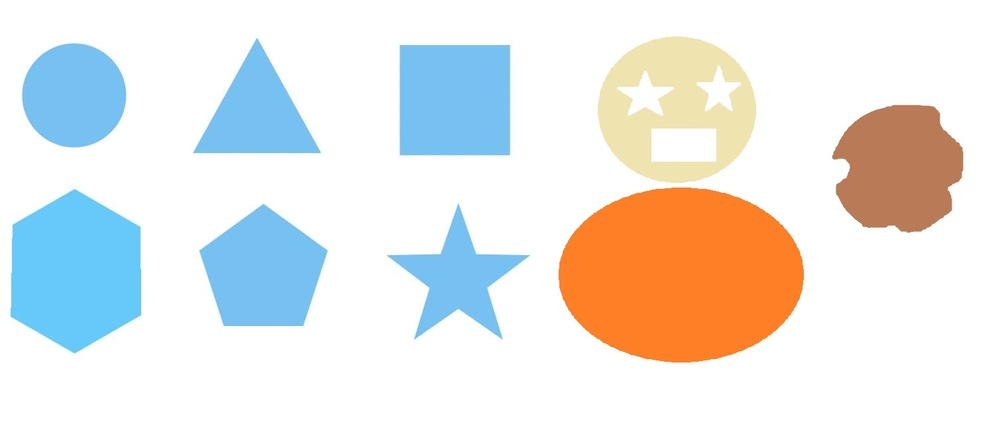
#> input picture img.jpg, 1000 x 442 px, shrunk from 1509 x 667 before the run, given in place of img.jpeg, which was not available
$ jupyter execute DS_Group_Project.ipynb   (text cells are left out)
#> lines starting #> are read from the running program, lines starting #| are printed output that depends on the picture; after the words box and inside, x2 and y2 are one past the last pixel; in counts of white or black regions, pixels touching at a corner belong together; long printed decimals are rounded; pictures that were not available may be replaced by others from this repository, and a replacement may not be noted
[cell 1]
import numpy as np                                                                            #*numpy library to work with arrays and associated mathematical functions*
import cv2                                                                                    #*open cv library to access computer vision algorithms*
import gdown                                                                                  #*gdown library to access files stored on gdrive*
from google.colab.patches import cv2_imshow                                                   #*importing cv2_imshow function to display the final image*
from IPython.display import Image                                                             #*importing Image function to display initial image*

[cell 2]
gdown.download('https://drive.google.com/uc?id=1x9V7PBSwajtpRfHRLbt6rXPKju7PtY_H', 'img.jpeg', quiet=False)
#> (this line was passed over: gdown is not available in this run)

[cell 3]
Image('img.jpeg')                                                                             #*intial image*

[cell 4]
img = cv2.imread('img.jpeg')                                                                  #*this code will input the image for detection*
#> img is the input picture: shape (442, 1000, 3); mean B, G, R 229.2, 232, 232.5
imgGrey = cv2.cvtColor(img, cv2.COLOR_BGR2GRAY)                                               #*passing the image and the conversion we want, which will be a gray scale
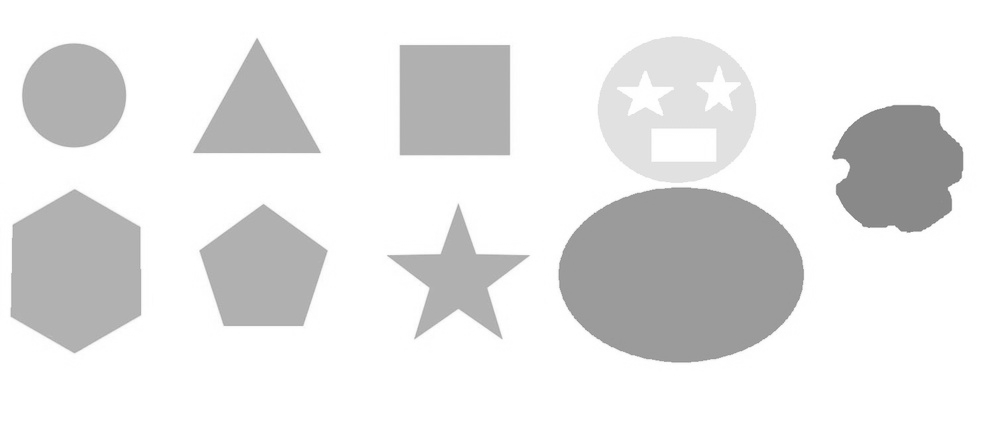
#> imgGrey: shape (442, 1000); min 121, max 255, mean 231.8
                                                                                              #image (converting the input image to gray image)*
thrash_type, thrash = cv2.threshold(imgGrey, 240, 250, cv2.THRESH_BINARY)                     #*this code will generate thresshold image by passing the grey scale image, threshold
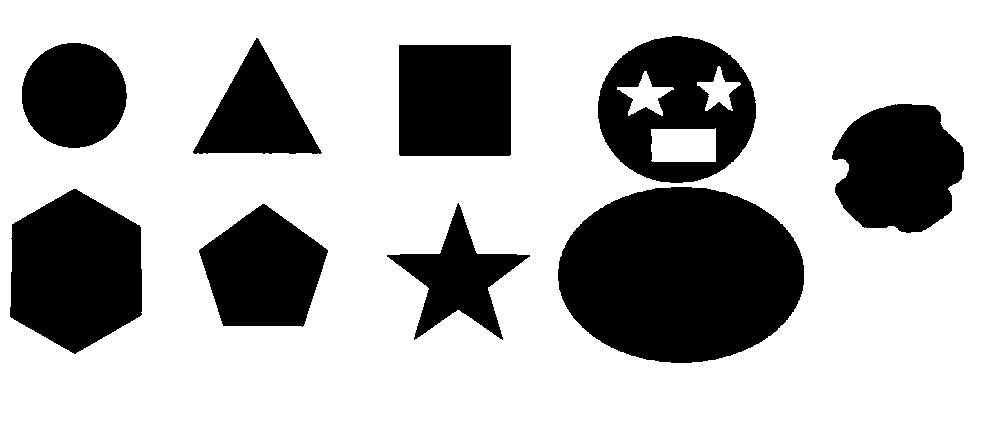
#> thrash: shape (442, 1000); values 0 (black) and 250 (white), 71.8% white; 9 black regions
                                                                                              #number pixels that don't meet the threshold requirement, and cv2.THRESH_BINARY
                                                                                              #function  and will also give us the threshold type through this function every pixel
                                                                                              # depending on its darkness will be converted to black and white or (0 or 1)*

[cell 5]
contours, hierarchy = cv2.findContours(thrash, cv2.RETR_TREE, cv2.CHAIN_APPROX_NONE)    #*detecting edges of the shape, here contour will store list of contours and
#> contours = 13 contours; largest, box (x1, y1, x2, y2) and area: (0, 0, 1000, 442) 440559, (557, 186, 805, 364) 34330, (597, 35, 757, 184) 18434, (9, 188, 143, 355) 16908, (831, 103, 965, 234) 13125
                                                                                        #hierarchy will store the relationship in between contours in the list*

#******************************* iteration code that will iterate through each contour to retrive coordinates of each provided shape ********************************************#

for contour in contours:

    epsilon = 0.01* cv2.arcLength(contour, True)                                        #*defining precission*
    approx = cv2.approxPolyDP(contour, epsilon, True)                                   #*aproximating the shape we want*

    cv2.drawContours(img, [approx], 0, (0, 0, 0), 5)                                    #*drawing contours with balck color and a thickness of 5 on screen*

    x = approx.ravel()[0]                                                               #*defining (x,y) coordinates of the contour where we want to put text (specifying the
    y = approx.ravel()[1] - 5                                                           #type of contour) on*


    txt_coord = (x,y)                                                                   #*variable defining the location of text on contour*
    txt_color = (0, 0, 0)                                                               #*variable defining text color (choosen balck)*
    txt_font = cv2.FONT_HERSHEY_COMPLEX                                                 #*varible defining the font of the text*

#_____________________________the below code will recognise the shapes depending on the amount of corners they have which will just be the length of approx______________________#

    if len(approx) == 3:

        cv2.putText(img, "Triangle", txt_coord, txt_font, 0.5, txt_color)               #*this function will put text on the specified coordinates reflecting that the
                                                                                        #particular contour is a traingle*
    elif len(approx) == 4 :

        x1 ,y1, w, h = cv2.boundingRect(approx)                                         #*finding width(w) and height(h) of the contour to calculate aspect ratio of the shape*
        aspectRatio = float(w)/h                                                        #*calculating aspect ratio of the shape to distinguish between square and rectangle*
        print("\n aspectRatio \n", aspectRatio)

        if aspectRatio >= 0.95 and aspectRatio <= 1.05:
          cv2.putText(img, "square", txt_coord, txt_font, 0.5, txt_color)

        else:
          cv2.putText(img, "rectangle", txt_coord, txt_font, 0.5, txt_color)

    elif len(approx) == 5:
        cv2.putText(img, "Pentagon", txt_coord, txt_font, 0.5, txt_color)

    elif len(approx) == 6:
        cv2.putText(img, "Hexagon", txt_coord, txt_font, 0.5, txt_color)

    elif len(approx) == 10:
        cv2.putText(img, "Star", txt_coord, txt_font, 0.5, txt_color)

    else:
        cv2.putText(img, "Circle", txt_coord, txt_font, 0.5, txt_color)
#> this loop made 13 passes
#> (epsilon, approx, x, y, x1, y1, w, h) on passes 1, 7, 11: (28.8, [[0, 0], [0, 441], [999, 441], [999, 0]], 0, -5, 0, 0, 1000, 442), (4.46, [[398, 45], [510, 44], [511, 154], [400, 156]], 398, 40, 398, 44, 114, 113), (1.94, [[715, 128], [651, 129], [651, 160], [715, 161]], 715, 123, 651, 128, 65, 34)
#> (epsilon, x, y) on passes 2, 3, 4, 5, 6, 8: (4.22, 262, 198), (5.69, 458, 197), (5.09, 73, 183), (7.15, 566, 236), (4.77, 873, 104), (3.51, 67, 37)
#|  aspectRatio
#|  2.262
#|  aspectRatio
#|  1.009
#|  aspectRatio
#|  1.912
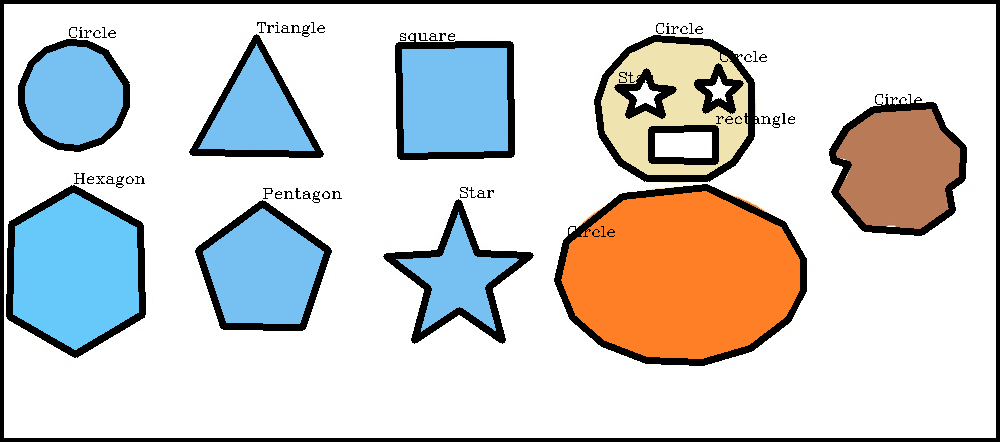
#> img: shape (442, 1000, 3); 10.36% of pixels changed, all inside (x1, y1, x2, y2) = (0, 0, 1000, 442)

[cell 6]
cv2_imshow(img)                                                                        #*displaying the input image with detected shapes*
cv2.waitKey(0)                                                                         #*stopping image window to close untill closed manually*
#> Out = 27
